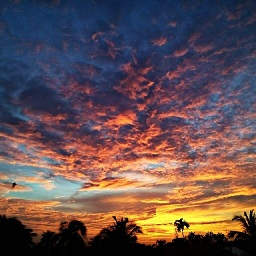
%> input picture Lab/test.jpg, 256 x 256 px
$ octave HistogramMatching.m   (GNU Octave 9; MATLAB toolbox functions it lacks are replaced by stand-ins)
%> lines starting %> are read from the running program, lines starting %| are printed output that depends on the picture
clc;
clear all;
close all;

x = imread('test.jpg');
%> x is the input picture: size 256x256x3 uint8; mean R, G, B 100.6, 78.1, 79.4
ref = imread('image.jpg');
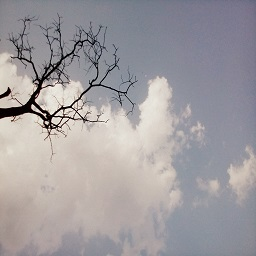
%> input picture Lab/image.jpg, 256 x 256 px
%> ref is the input picture: size 256x256x3 uint8; mean R, G, B 160.3, 156.4, 159.7

xr = x(:,:,1);
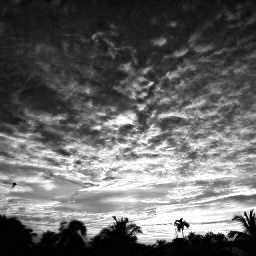
%> xr: size 256x256 uint8; min 0, max 255, mean 100.6
xg = x(:,:,2);
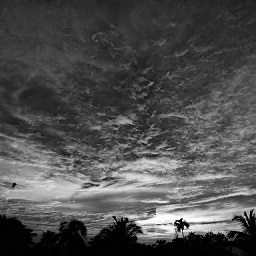
%> xg: size 256x256 uint8; min 0, max 255, mean 78.1
xb = x(:,:,3);
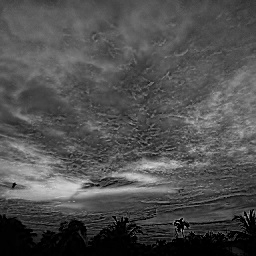
%> xb: size 256x256 uint8; min 0, max 223, mean 79.4

refr = ref(:,:,1);
refg = ref(:,:,2);
refb = ref(:,:,3);
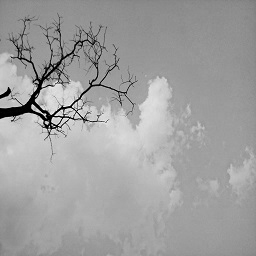
%> refb: size 256x256 uint8; min 0, max 249, mean 159.7

hr = imhist(xr);
%> hr = 256 values, max 1406 at index 256, min 72 at index 13, mean 256
hg = imhist(xg);
%> hg = 256 values, max 1711 at index 1, min 7 at index 237, mean 256
hb = imhist(xb);
%> hb = 256 values, max 2676 at index 1, min 0 at index 217, mean 256

hrefr = imhist(refr);
%> hrefr = 256 values, max 1476 at index 140, min 3 at index 245, mean 256
hrefg = imhist(refg);
%> hrefg = 256 values, max 1367 at index 148, min 0 at index 256, mean 256
hrefb = imhist(refb);
%> hrefb = 256 values, max 1975 at index 159, min 0 at index 247, mean 256

outr = histeq(xr,hrefr);
outg = histeq(xg,hrefg);
outb = histeq(xb,hrefb);

outim(:,:,1) = outr;
outim(:,:,2) = outg;
outim(:,:,3) = outb;
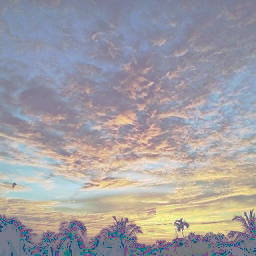
%> outim: size 256x256x3 uint8; mean R, G, B 161.4, 158, 162.4

houtr = imhist(outr);
%> houtr = 256 values, max 1817 at index 140, min 0 at index 1, mean 256
houtg = imhist(outg);
%> houtg = 256 values, max 2224 at index 147, min 0 at index 1, mean 256
houtb = imhist(outb);
%> houtb = 256 values, max 2676 at index 122, min 0 at index 1, mean 256
figure;
subplot(221);imshow(ref);title('Reference');
subplot(222);imshow(x);title('Input');
subplot(224);imshow(outim);title('Output');

figure;
subplot(331);plot(hr);title('Red input');
subplot(334);plot(hg);title('Green input');
subplot(337);plot(hb);title('Blue input');
subplot(332);plot(hrefr);title('Red reference');
subplot(335);plot(hrefg);title('Green reference');
subplot(338);plot(hrefb);title('Blue reference');
subplot(333);plot(houtr);title('Red output');
subplot(336);plot(houtg);title('Green output');
subplot(339);plot(houtb);title('Blue output');
%> after `title('Blue output')`:
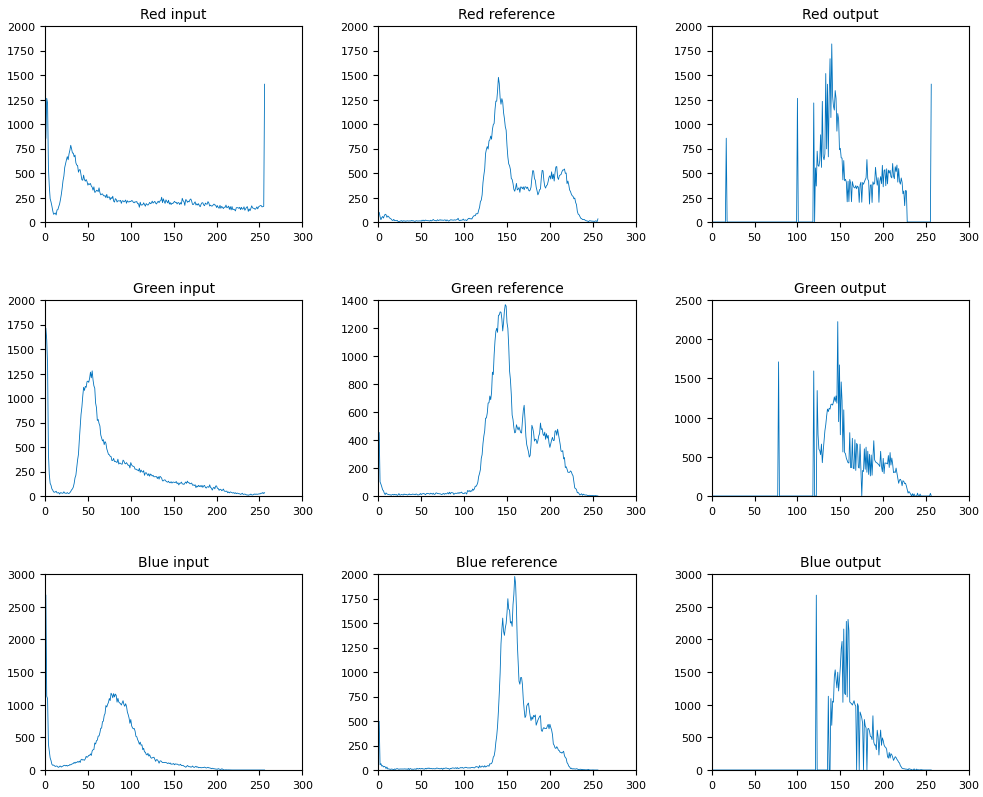
%> figure redrawn from the program's plot data, 9 panels; panel 1: curve peaks at x = 256, y = 1406; panel 2: curve peaks at x = 1, y = 1711; panel 3: curve peaks at x = 1, y = 2676; panel 4: curve peaks at x = 140, y = 1476
